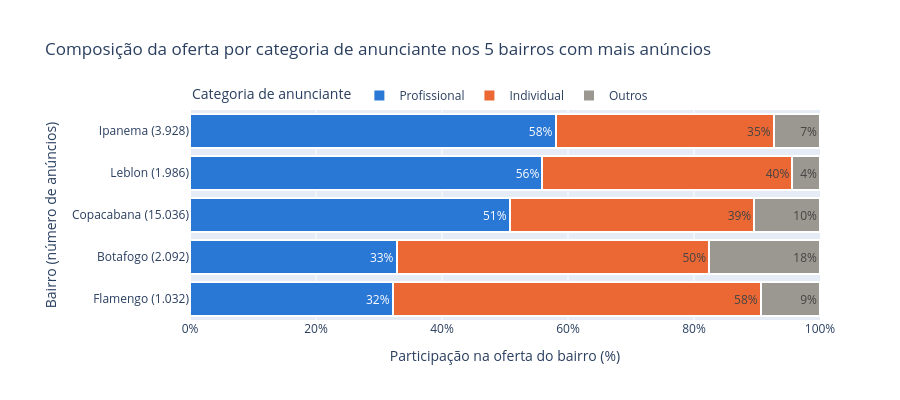

Here is the notebook cell this chart was saved with:
### Markdown cell above
### Gráfico 3 — Composição da oferta por categoria de anunciante nos 5 bairros com mais anúncios (P2)

> ✏️ *Rascunho em tópicos — reescrever com suas palavras.*

**Justificativa do tipo:**
- A pergunta é sobre **proporção dentro de cada bairro** → barras 100% empilhadas: todas as barras têm o mesmo comprimento e o que se compara é a divisão interna.
- O n de anúncios entra no rótulo do bairro, para não esconder que Copacabana (15.036) é 15 vezes maior que Flamengo (1.032).
- Ordenadas pelo % profissional; legenda com as três categorias e cores iguais às do mapa.

**Decisões de tratamento:**
- "Bairros com maior oferta" = os **5 maiores**, que somam 83% da oferta da Zona Sul (ver gráfico 1); no dashboard o número é ajustável.
- Bairros pequenos (Cosme Velho 90, Rocinha 93) ficariam com percentuais instáveis — poucos anfitriões mudam muito o resultado.
- A categoria *Outros* é mantida na barra (não redistribuída), para que Profissional + Individual não pareçam somar 100%.

### Code cell
TOP_N = 5
maiores = contagem.head(TOP_N).index
sub = zs[zs["neighbourhood"].isin(maiores)]
composicao = pd.crosstab(sub["neighbourhood"], sub["categoria"], normalize="index")
composicao = composicao.sort_values(PROFISSIONAL)

longo = (
    composicao.rename(index=lambda b: f"{b} ({contagem[b]:,})".replace(",", "."))
    .reset_index().melt(id_vars="neighbourhood", var_name="categoria", value_name="pct")
)
fig3 = px.bar(
    longo, x="pct", y="neighbourhood", color="categoria", orientation="h", text="pct",
    color_discrete_map=CORES, category_orders={"categoria": CATEGORIAS},
    title=f"Composição da oferta por categoria de anunciante nos {TOP_N} bairros com mais anúncios",
    labels={"pct": "Participação na oferta do bairro (%)",
            "neighbourhood": "Bairro (número de anúncios)", "categoria": "Categoria de anunciante"},
)
fig3.update_traces(texttemplate="%{text:.0%}", textposition="inside",
                   marker_line_color="white", marker_line_width=2)
fig3.update_layout(
    barmode="stack", xaxis={"tickformat": ".0%", "range": [0, 1]},
    yaxis={"title_standoff": 12, "automargin": True},
    legend={"orientation": "h", "yanchor": "bottom", "y": 1.0, "x": 0},
    height=400, margin={"l": 190, "t": 110}, separators=",.",
)
fig3.show()

tabela_p2 = pd.crosstab(sub["neighbourhood"], sub["categoria"])
tabela_p2["total"] = tabela_p2.sum(axis=1)
tabela_p2.join((composicao * 100).round(1), rsuffix=" %").sort_values("total", ascending=False)

### Figure 1 — Plotly figure (JSON) as saved in the notebook; plotly's stock layout.template omitted (floating-point values rounded to 4 significant figures)
{"data": [{"hovertemplate": "Categoria de anunciante=Profissional<br>Participação na oferta do bairro (%)=%{text}<br>Bairro (número de anúncios)=%{y}<extra></extra>", "legendgroup": "Profissional", "marker": {"color": "#2a78d6", "line": {"color": "white", "width": 2}, "pattern": {"shape": ""}}, "name": "Profissional", "orientation": "h", "showlegend": true, "text": [0.3217, 0.3279, 0.5074, 0.5594, 0.5802], "textposition": "inside", "texttemplate": "%{text:.0%}", "type": "bar", "x": [0.3217, 0.3279, 0.5074, 0.5594, 0.5802], "xaxis": "x", "y": ["Flamengo (1.032)", "Botafogo (2.092)", "Copacabana (15.036)", "Leblon (1.986)", "Ipanema (3.928)"], "yaxis": "y"}, {"hovertemplate": "Categoria de anunciante=Individual<br>Participação na oferta do bairro (%)=%{text}<br>Bairro (número de anúncios)=%{y}<extra></extra>", "legendgroup": "Individual", "marker": {"color": "#eb6834", "line": {"color": "white", "width": 2}, "pattern": {"shape": ""}}, "name": "Individual", "orientation": "h", "showlegend": true, "text": [0.5843, 0.4962, 0.3884, 0.3968, 0.3465], "textposition": "inside", "texttemplate": "%{text:.0%}", "type": "bar", "x": [0.5843, 0.4962, 0.3884, 0.3968, 0.3465], "xaxis": "x", "y": ["Flamengo (1.032)", "Botafogo (2.092)", "Copacabana (15.036)", "Leblon (1.986)", "Ipanema (3.928)"], "yaxis": "y"}, {"hovertemplate": "Categoria de anunciante=Outros<br>Participação na oferta do bairro (%)=%{text}<br>Bairro (número de anúncios)=%{y}<extra></extra>", "legendgroup": "Outros", "marker": {"color": "#9a9890", "line": {"color": "white", "width": 2}, "pattern": {"shape": ""}}, "name": "Outros", "orientation": "h", "showlegend": true, "text": [0.09399, 0.1759, 0.1042, 0.04381, 0.07332], "textposition": "inside", "texttemplate": "%{text:.0%}", "type": "bar", "x": [0.09399, 0.1759, 0.1042, 0.04381, 0.07332], "xaxis": "x", "y": ["Flamengo (1.032)", "Botafogo (2.092)", "Copacabana (15.036)", "Leblon (1.986)", "Ipanema (3.928)"], "yaxis": "y"}], "layout": {"barmode": "stack", "height": 400, "legend": {"orientation": "h", "title": {"text": "Categoria de anunciante"}, "tracegroupgap": 0, "x": 0, "y": 1.0, "yanchor": "bottom"}, "margin": {"l": 190, "t": 110}, "separators": ",.", "title": {"text": "Composição da oferta por categoria de anunciante nos 5 bairros com mais anúncios"}, "xaxis": {"anchor": "y", "domain": [0.0, 1.0], "range": [0, 1], "tickformat": ".0%", "title": {"text": "Participação na oferta do bairro (%)"}}, "yaxis": {"anchor": "x", "automargin": true, "domain": [0.0, 1.0], "title": {"standoff": 12, "text": "Bairro (número de anúncios)"}}}}
